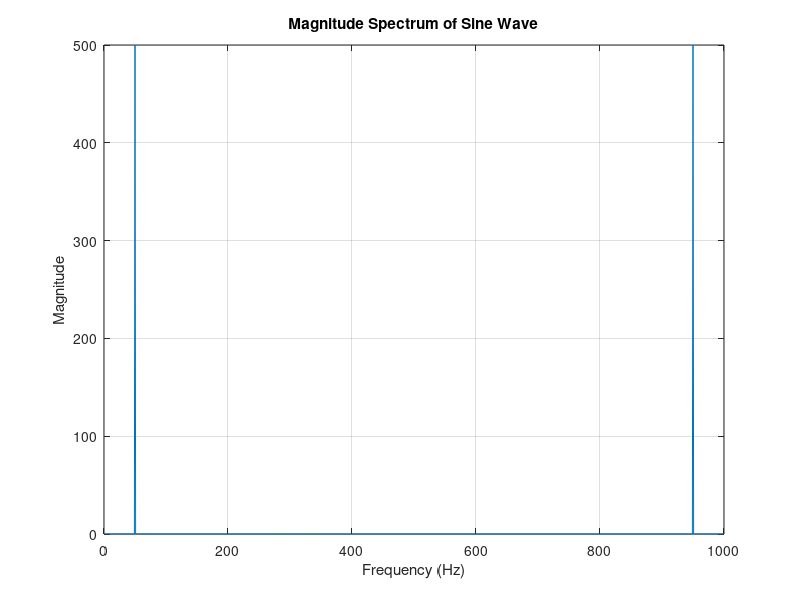
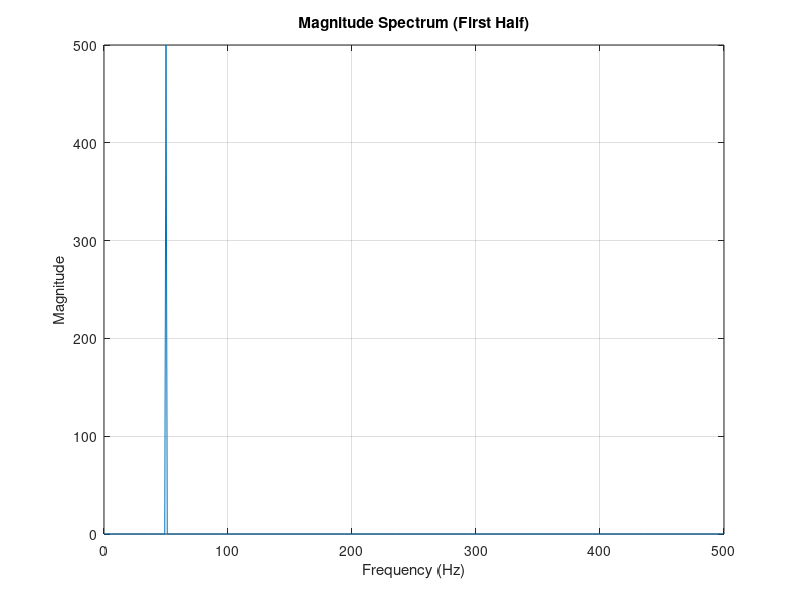

Reproduce these figures in MATLAB, in order.
% Step 1: Define parameters
fs = 1000;           % Sampling rate (Hz)
T = 1/fs;            % Sampling period
t = 0:T:1- T;        % Time vector (1 second duration)
f = 50;              % Frequency of the sine wave (Hz)
x = sin(2 * pi * f * t); % Signal (sine wave)

% Step 2: Compute FFT
X = fft(x);

% Step 3: Compute frequency axis
N = length(x);       % Number of samples
frequencies = (0:N-1) * fs / N; % Frequency bins

% Step 4: Plot magnitude spectrum
figure;
plot(frequencies, abs(X));
title('Magnitude Spectrum of Sine Wave');
xlabel('Frequency (Hz)');
ylabel('Magnitude');
grid on;

% Optional: Plot only the first half (for real signals)
figure;
plot(frequencies(1:N/2), abs(X(1:N/2)));
title('Magnitude Spectrum (First Half)');
xlabel('Frequency (Hz)');
ylabel('Magnitude');
grid on;
